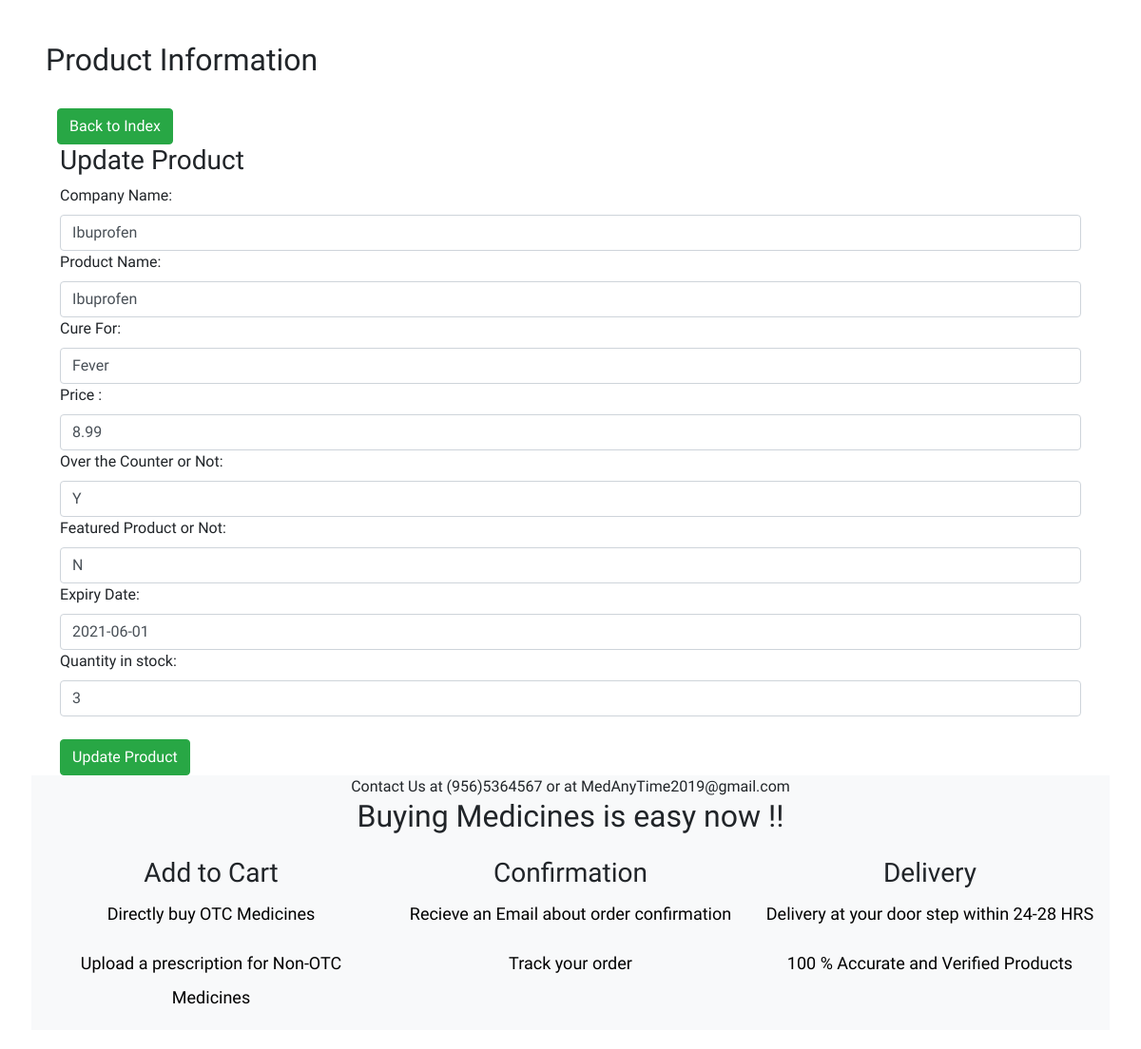
The page /product_update.php?ID=4 (signed in) on the database as committed earlier.
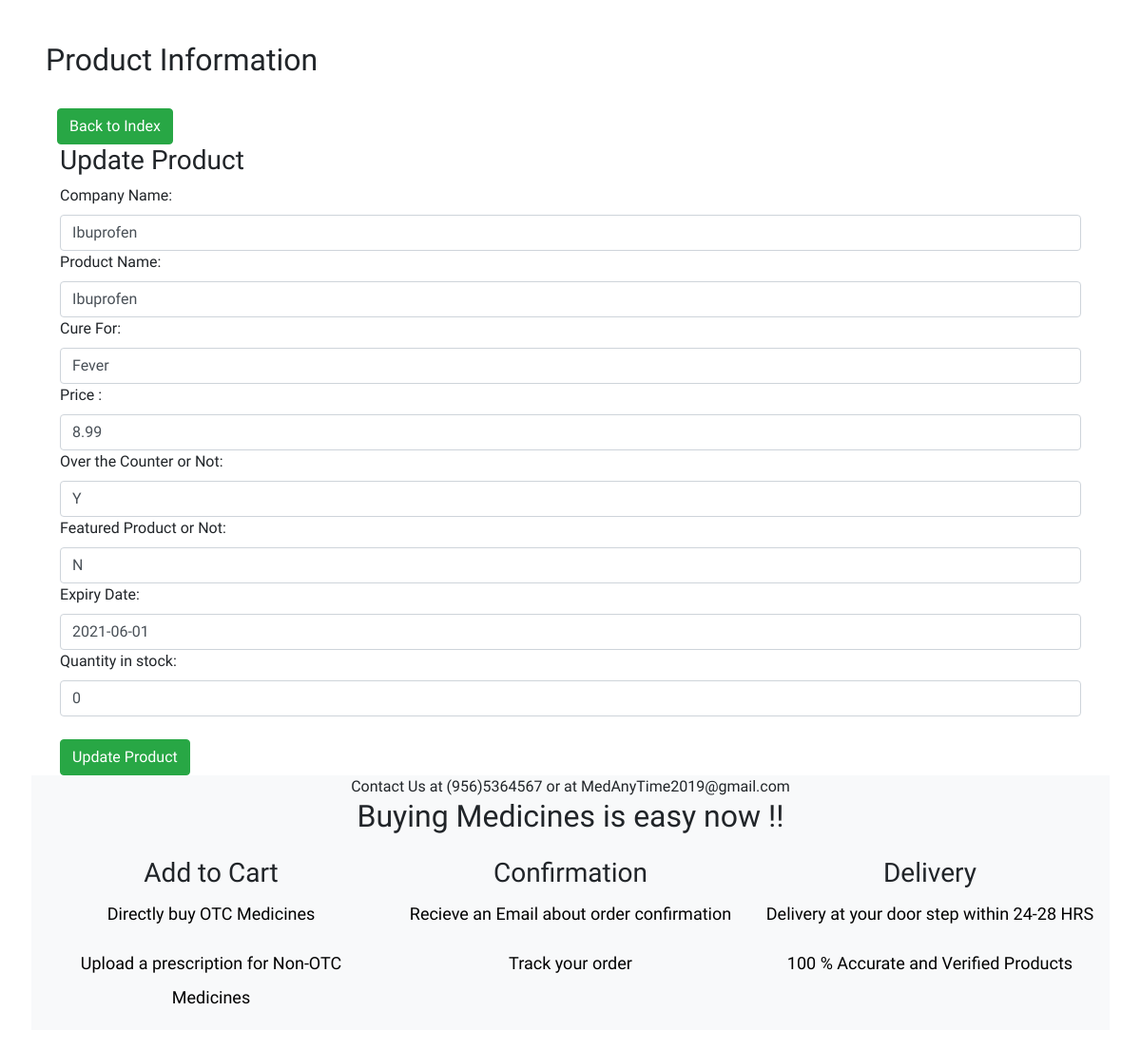
The same page on the database as committed later.
### tables this page shows
CREATE TABLE `products` (
  `ID` int(11) NOT NULL,
  `ProductName` varchar(255) NOT NULL,
  `CompanyName` varchar(255) NOT NULL,
  `CureFor` varchar(255) DEFAULT NULL,
  `Price` decimal(10,2) NOT NULL,
  `OtcFlag` varchar(1) DEFAULT NULL,
  `Featured_Flag` varchar(255) NOT NULL,
  `ExpiryDate` date NOT NULL,
  `NumberInStock` int(11) NOT NULL,
  `productImage` varchar(255) NOT NULL
);

### product_update.php (the view, shortened to what this page needs)
<?php
include('C:/xampp/htdocs/SwEngg/Config/dbConnection.php');
$ID= $_GET['ID'];
$result = mysqli_query($dbConnection, "SELECT * FROM products WHERE ID=$ID");
while($res = mysqli_fetch_array($result))
{
    $CompanyName = $res['CompanyName'];
    $ProductName = $res['ProductName'];
    $CureFor = $res['CureFor'];
    $Price = $res['Price'];
    $OtcFlag = $res['OtcFlag'];
    $ExpiryDate = $res['ExpiryDate'];
    $quantity = $res['NumberInStock'];
    $FeaturedFlag = $res['Featured_Flag'];
}
?>
<!DOCTYPE html>
<html lang="en">
<head>
    <link rel="stylesheet" href="https://stackpath.bootstrapcdn.com/bootstrap/4.1.3/css/bootstrap.min.css">
    <link rel="stylesheet" href="app new2.css">
</head>
<body class="index-page sidebar-collapse">
<div class="wrapper">
<br>
        <div class="main">
            <div class="section section-basic">
                <div class="container">
                      <h2>Product Information</h2>
                      <br>
                      &nbsp&nbsp&nbsp<a href='inventory.php' class='btn btn-success btn-round'>Back to Index</a>
                <br>
                <div class="col-md-12">
    <div class="panel panel-success panel-size-custom">
  <div class="panel-heading"><h3>Update Product</h3></div>
  <div class="panel-body">
    <form action="product_update.php" method="post">
        <div class="form group">
            <label>Company Name:</label>
            <input type="text" class="form-control" id="CompanyName" name="CompanyName" value="<?php echo $CompanyName;?>">
            <label>Product Name:</label>
            <input type="text" class="form-control" id="ProductName" name="ProductName" value="<?php echo $ProductName;?>">
            <label>Cure For:</label>
            <input type="text" class="form-control" id="CureFor" name="CureFor" value="<?php echo $CureFor;?>">
            <label>Price :</label>
            <input type="text" class="form-control" id="Price" name="Price" value="<?php echo $Price;?>">
            <label>Over the Counter or Not:</label>
            <input type="text" class="form-control" id="OtcFlag" name="OtcFlag" value="<?php echo $OtcFlag;?>">
  <label>Featured Product or Not:</label>
            <input type="text" class="form-control" id="FeaturedFlag" name="FeaturedFlag" value="<?php echo $FeaturedFlag;?>">
  <label>Expiry Date:</label>
            <input type="text" class="form-control" id="ExpiryDate" name="ExpiryDate" value="<?php echo $ExpiryDate;?>">
  <label>Quantity in stock:</label>
            <input type="text" class="form-control" id="quantity" name="quantity" value="<?php echo $quantity;?>">
                </div>
             </div>
            </div>
            <br>
            <div class="form group">
                <button type="submit" class="btn btn-success btn-round" id="submit" name="update">
                    <i class="now-ui-icons ui-1_check"></i> Update Product
                </button>
            </div>
  </div>
</div>
</div>
<footer class="footer" data-background-color="black">
            <section class="bg-light">
  <div class="container">
   <div class="row justify-content-center ">
          <div class="col-md-12 text-center heading-section">
           <span class="subheading"> Contact Us at (956)5364567 or at MedAnyTime2019@gmail.com</span>
            <h2 class="mb-4"> Buying Medicines is easy now !!</h2>
          </div>
        </div>
        <div class="row">
          <div class="col-md-4  align-self-stretch text-center">
                <h3 class="heading">Add to Cart</h3>
                <p>Directly buy OTC Medicines</p>
   <p>Upload a prescription for Non-OTC Medicines</p>
              </div>
          <div class="col-md-4 align-self-stretch text-center">
                <h3 class="heading">Confirmation</h3>
                <p> Recieve an Email about order confirmation </p>
   <p> Track your order </p>
              </div>
          <div class="col-md-4 align-self-stretch text-center">
                <h3 class="heading">Delivery</h3>
                <p>Delivery at your door step within 24-28 HRS</p>
   <p> 100 % Accurate and Verified Products </p>
              </div>
          </div>
        </div>
 </section>
        </footer>
    </div>
</body>
</html>

Rows that differ between the two databases and show on the page:
changed products "Ibuprofen": quantity "3" → "0"
